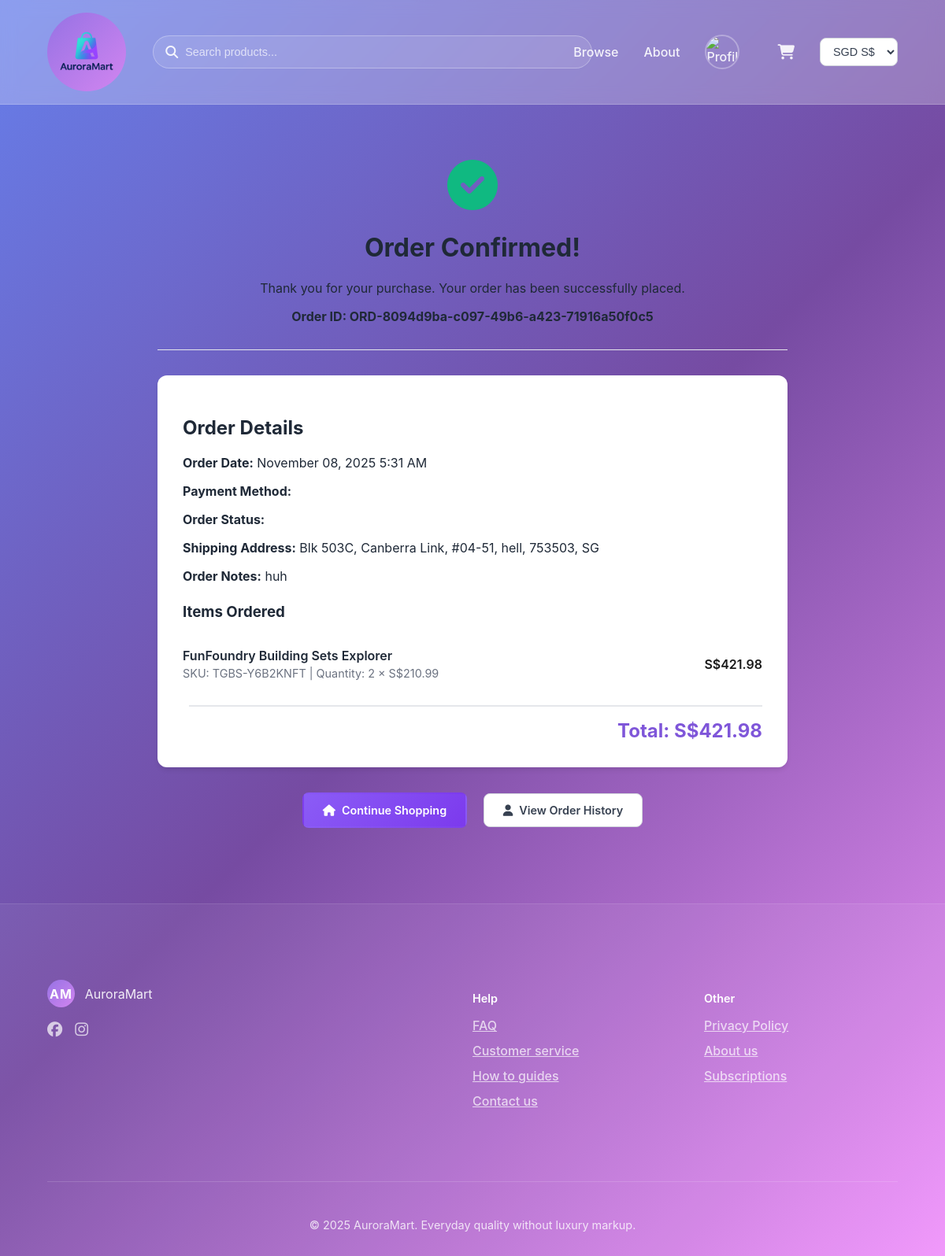
Screenshot of /order-confirmation/ORD-8094d9ba-c097-49b6-a423-71916a50f0c5/ (signed in) with the database file from the repository.
### admin_panel/models.py (models this page shows, shortened)
class Order(models.Model):
    STATUS_CHOICES = [
        ('PENDING', 'Pending'),
        ('COMPLETED', 'Completed'),
        ('CANCELLED', 'Cancelled'),
    ]
    order_id = models.CharField(max_length=20, primary_key=True, unique=True)
    customer = models.ForeignKey(Customer, on_delete=models.CASCADE, related_name='orders')
    order_date = models.DateTimeField(auto_now_add=True)
    shipping_address = models.TextField(max_length=500,null=False, blank=False,default='')
    order_notes = models.TextField(max_length=1000, null=True, blank=True)
    total_amount = models.DecimalField(max_digits=10, decimal_places=2, default=0.00)
    status = models.CharField(max_length=20, choices=STATUS_CHOICES, default='PENDING')

class OrderItem(models.Model):
    OrderItem_id = models.CharField(max_length=20, primary_key=True, unique=True)
    order_id = models.ForeignKey(Order, on_delete=models.CASCADE, related_name='items')
    product = models.ForeignKey(Product, on_delete=models.CASCADE) # Protect product history
    quantity = models.PositiveIntegerField(default=1)
    price_at_purchase = models.DecimalField(max_digits=10, decimal_places=2)

class Product(models.Model):
    sku = models.CharField(max_length=50, unique=True,primary_key=True)
    product_name = models.CharField(max_length=255)
    description = models.TextField()
    unit_price = models.DecimalField(max_digits=10, decimal_places=2)
    product_rating = models.FloatField(default=0.0)
    quantity_on_hand = models.PositiveIntegerField(default=0)
    reorder_quantity = models.PositiveIntegerField(default=10)
    product_image = models.URLField(
        max_length=500,
        default='https://cdn.mmem.com.au/media/catalog/product/placeholder/default/product-image.jpg',
        help_text='Product image URL'
    )
    category = models.ForeignKey(
        Category,
        on_delete=models.SET_NULL,
        null=True,
        blank=True,
        related_name='products',
        help_text='Can be assigned to either main category or subcategory'
    )
    subcategory = models.ForeignKey(
        Category,
        on_delete=models.SET_NULL,
        null=True,
        blank=True,
        related_name='subcategory_products',
        help_text='Select a subcategory if applicable'
    )

### customer_website/views.py (the view)
# urls.py: path('order-confirmation/<str:order_id>/', views.order_confirmation_page.as_view(), name='order_confirmation'),
class order_confirmation_page(View):
    template_name = 'customer_website/order_confirmation.html'
    def get(self, request, order_id, *args, **kwargs):
        try:
            order = Order.objects.get(order_id=order_id)
            username = request.session.get('customer_username')
            if not username or order.customer.username != username:
                return redirect('customer_home')
            order_items = OrderItem.objects.filter(order_id=order)
            currency_context = get_currency_context(request)
            order_total = Decimal('0.00')
            for item in order_items:
                item.converted_price = convert_cart_prices(item.price_at_purchase, currency_context['currency_info'])
                item.item_total = item.converted_price * item.quantity
                order_total += item.item_total
            order.converted_total = convert_cart_prices(order.total_amount, currency_context['currency_info'])
            context = {
                'order': order,
                'order_items': order_items,
                'order_total': order_total,
                'cart_count': get_cart_count(request),
                'username': username,
                'profile_picture': request.session.get('customer_profile_picture'),
            }
            context.update(currency_context)
            return render(request, self.template_name, context)
        except Order.DoesNotExist:
            return redirect('customer_home')

### customer_website/views.py (called while the page is built)
def convert_cart_prices(product, currency_info):
    converted_price = Decimal(str(product)) * currency_info['rate']
    return converted_price.quantize(Decimal('0.01'))

def get_cart_count(request):
    cart = request.session.get('cart', {})
    return len(cart)

### customer_website/templates/customer_website/order_confirmation.html (shortened to what this page needs)
{% extends 'customer_website/base.html' %}
{% load static %}
{% block extra_css %}
<link rel="stylesheet" href="{% static 'customer_website/css/checkout.css' %}">
{% endblock %}
{% block content %}
<div class="confirmation-container">
    <div class="confirmation-header">
        <div class="success-icon">
            <i class="fa-solid fa-check-circle"></i>
        </div>
        <h1>Order Confirmed!</h1>
        <p>Thank you for your purchase. Your order has been successfully placed.</p>
        <div class="order-id">
            <strong>Order ID: {{ order.order_id }}</strong>
        </div>
    </div>
    <div class="order-details">
        <h2>Order Details</h2>
        <div class="order-info">
            <p><strong>Order Date:</strong> {{ order.order_date|date:"F d, Y g:i A" }}</p>
            <p><strong>Payment Method:</strong> {{ order.payment_method|title }}</p>
            <p><strong>Order Status:</strong> <span class="status-{{ order.order_status }}">{{ order.order_status|title }}</span></p>
            <p><strong>Shipping Address:</strong> {{ order.shipping_address }}</p>
            {% if order.order_notes %}
                <p><strong>Order Notes:</strong> {{ order.order_notes }}</p>
            {% endif %}
        </div>
        <div class="order-items">
            <h3>Items Ordered</h3>
            {% for item in order_items %}
            <div class="order-item">
                <div class="item-info">
                    <h4>{{ item.product.product_name }}</h4>
                    <p>SKU: {{ item.product.sku }} | Quantity: {{ item.quantity }} × {{ currency_symbol }}{{ item.converted_price|floatformat:2 }}</p>
                </div>
                <div class="item-price">
                    {{ currency_symbol }}{{ item.item_total|floatformat:2 }}
                </div>
            </div>
            {% endfor %}
        </div>
        <div class="order-total">
            <div class="total-amount">
                <strong>Total: {{ currency_symbol }}{{ order_total|floatformat:2 }}</strong>
            </div>
        </div>
    </div>
    <div class="actions">
        <a href="{% url 'customer_home' %}" class="btn btn-primary">
            <i class="fa-solid fa-home"></i>
            Continue Shopping
        </a>
        <a href="{% url 'profile' %}" class="btn btn-secondary">
            <i class="fa-solid fa-user"></i>
            View Order History
        </a>
    </div>
</div>
{% endblock %}

### customer_website/static/customer_website/css/checkout.css (style rules this page uses)
body { font-family: -apple-system, BlinkMacSystemFont, "Segoe UI", Roboto, Helvetica, Arial, sans-serif; margin: 0; padding: 0; background: linear-gradient(135deg, #667eea 0%, #764ba2 50%, #f093fb 100%); min-height: 100vh; color: #1f2937; }
.total-amount { font-weight: 600; color: #1a1a1a; }
.btn { padding: 0.75rem 1.5rem; border-radius: 8px; font-size: 0.9rem; font-weight: 600; text-decoration: none; display: inline-flex; align-items: center; justify-content: center; gap: 0.5rem; cursor: pointer; transition: all 0.3s ease; border: none; white-space: nowrap; }
.btn-primary { background: linear-gradient(135deg, #8b5cf6 0%, #7c3aed 100%); color: white; border: 2px solid transparent; }
.btn-secondary { background-color: white; color: #374151; border: 1px solid #d1d5db; }
.order-total { font-weight: 700; margin-left: 0.5rem; }

### customer_website/templates/customer_website/order_confirmation.html (style rules this page uses)
.confirmation-container { max-width: 800px; margin: 0 auto; padding: 2rem; }
.confirmation-header { text-align: center; padding: 2rem 0; border-bottom: 1px solid #e5e7eb; margin-bottom: 2rem; }
.success-icon { font-size: 4rem; color: #10b981; margin-bottom: 1rem; }
.order-details { background: white; border-radius: 12px; padding: 2rem; box-shadow: 0 4px 6px -1px rgba(0, 0, 0, 0.1); margin-bottom: 2rem; }
.order-items { margin-top: 1.5rem; }
.order-item { display: flex; justify-content: space-between; align-items: center; padding: 1rem 0; border-bottom: 1px solid #f3f4f6; }
.order-item:last-child { border-bottom: none; }
.item-info h4 { margin: 0 0 0.25rem 0; font-size: 1rem; font-weight: 600; }
.item-info p { margin: 0; color: #6b7280; font-size: 0.9rem; }
.item-price { font-weight: 600; color: #1a1a1a; }
.order-total { border-top: 2px solid #e5e7eb; padding-top: 1rem; margin-top: 1rem; text-align: right; }
.total-amount { font-size: 1.5rem; font-weight: 700; color: #7F56D9; }
.actions { text-align: center; margin-top: 2rem; }
.btn { padding: 0.75rem 1.5rem; border-radius: 8px; text-decoration: none; display: inline-flex; align-items: center; gap: 0.5rem; margin: 0 0.5rem; font-weight: 600; transition: all 0.3s ease; }
.btn-primary { background-color: #7F56D9; color: white; }
.btn-secondary { background-color: white; color: #374151; border: 1px solid #d1d5db; }

### rows the page displays
Order: order_id "ORD-8094d9ba-c097-49b6-a423-71916a50f0c5", order_date "November 08, 2025 5:31 AM", shipping_address "Blk 503C, Canberra Link, #04-51, hell, 753503, SG", order_notes "huh"
OrderItem: product.product_name "FunFoundry Building Sets Explorer", product.sku "TGBS-Y6B2KNFT", quantity "2", currency_symbol "S$", converted_price "210.99", item_total "421.98"

### other values shown
{{ currency_symbol }} "S$"
{{ order_total|floatformat:2 }} "421.98"
